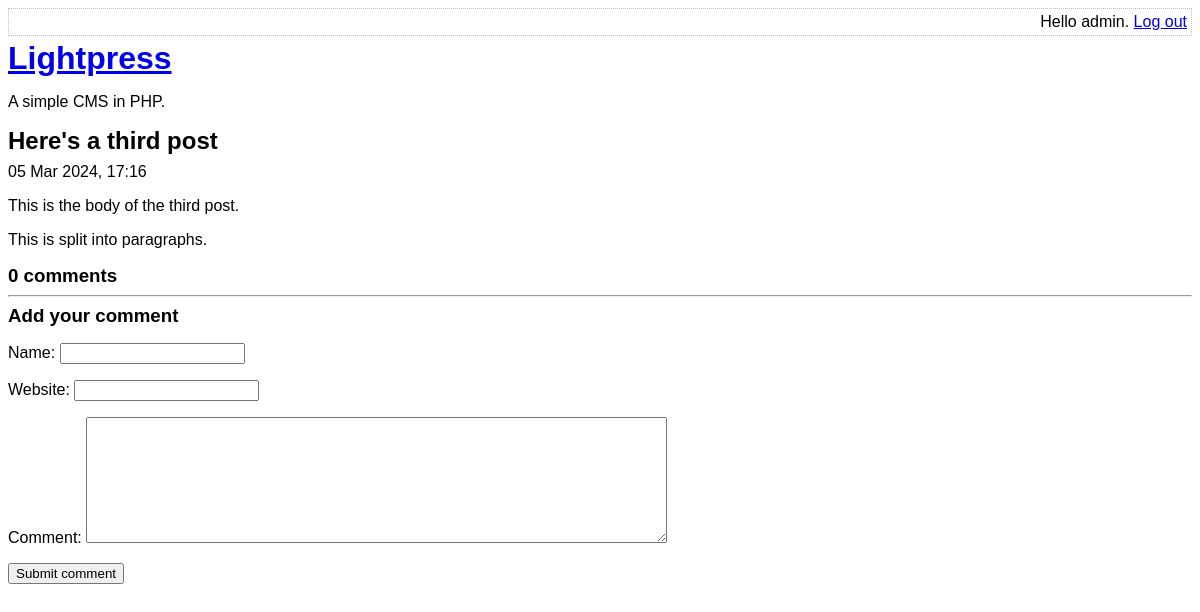
Page /view-post.php?post_id=3 (signed in) on the earlier database version.
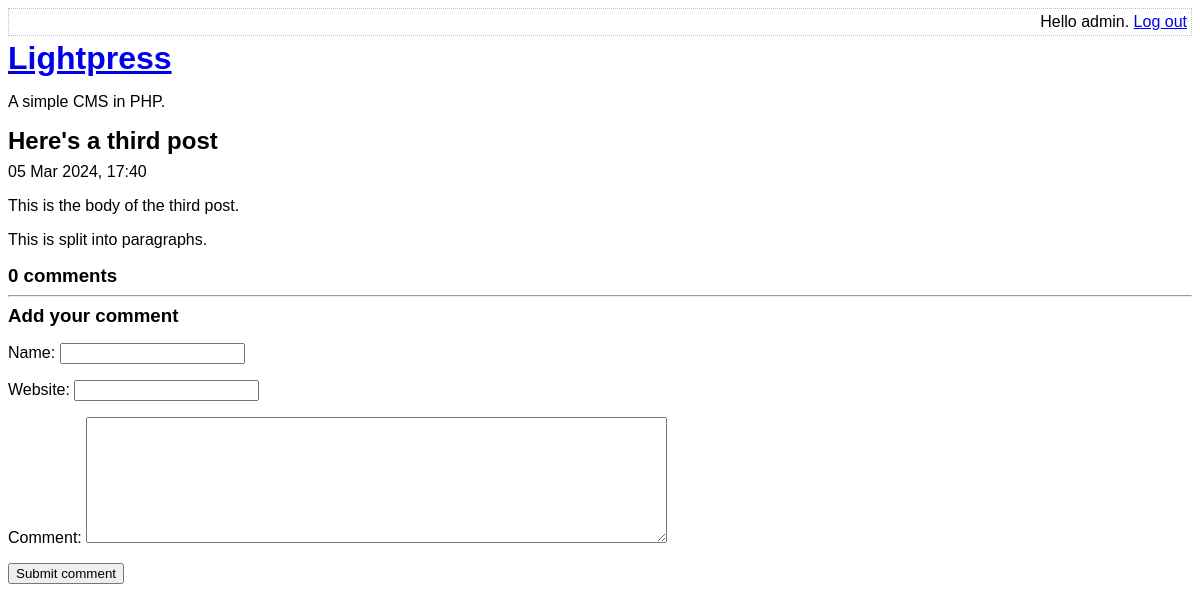
Same page on the later database version.
### tables this page shows
CREATE TABLE post (
    id INTEGER PRIMARY KEY AUTOINCREMENT NOT NULL,
    title VARCHAR NOT NULL,
    body VARCHAR NOT NULL,
    user_id INTEGER NOT NULL,
    created_at VARCHAR NOT NULL,
    updated_at VARCHAR
);

### lib/view-post.php (called while the page is built, shortened)
<?php
function getPostRow(PDO $pdo, $postId)
{
    $stmt = $pdo->prepare(
        'SELECT
            title, created_at, body
        FROM
            post
        WHERE
            id = :id'
    );
    $result = $stmt->execute(
        array('id' => $postId, )
    );
    $row = $stmt->fetch(PDO::FETCH_ASSOC);
    return $row;
    }

### view-post.php (the view, shortened to what this page needs)
<?php
require_once 'lib/common.php';
require_once 'lib/view-post.php';
if (isset($_GET['post_id']))
{
    $postId = $_GET['post_id'];
}
else
{
    $postId = 0;
}
$pdo = getPDO();
$row = getPostRow($pdo, $postId);
?>
<!DOCTYPE html>
<html>
    <head>
        <?php require 'templates/head.php' ?>
    </head>
    <body>
        <?php require 'templates/title.php' ?>
        <h2>
            <?php echo htmlEscape($row['title']) ?>
        </h2>
        <div>
            <?php echo convertSqlDate($row['created_at']) ?>
        </div>
        <?php echo convertNewlinesToParagraphs($row['body']) ?>
        <h3><?php echo countCommentsForPost($postId) ?> comments</h3>
        <?php require 'templates/comment-form.php' ?>
    </body>
</html>

### lib/common.php (shortened to what this page needs)
<?php
function getRootPath()
{
    return realpath(__DIR__ . '/..');
}
function getDatabasePath()
{
    return getRootPath() . '/data/data.sqlite';
}
function getDsn()
{
    return 'sqlite:' . getDatabasePath();
}
function getPDO()
{
    return new PDO(getDsn());
}
function htmlEscape($html)
{
    return htmlspecialchars($html, ENT_HTML5, 'UTF-8');
}
function convertSqlDate($sqlDate)
{
    $date = DateTime::createFromFormat('Y-m-d H:i:s', $sqlDate);
    return $date->format('d M Y, H:i');
}
function convertNewlinesToParagraphs($text)
{
    $escaped = htmlEscape($text);
    return '<p>' . str_replace("\n", "</p><p>", $escaped) . '</p>';
}
function countCommentsForPost($postId)
{
    $pdo = getPDO();
    $sql = "
        SELECT
            COUNT(*) c
        FROM
            comment
        WHERE
            post_id = :post_id
    ";
    $stmt = $pdo->prepare($sql);
    $stmt->execute(
        array('post_id' => $postId, )
    );
    return (int) $stmt->fetchColumn();
}

Differences in the rows shown:
changed post "Here's a third post": created_at "05 Mar 2024, 17:16" → "05 Mar 2024, 17:40"
